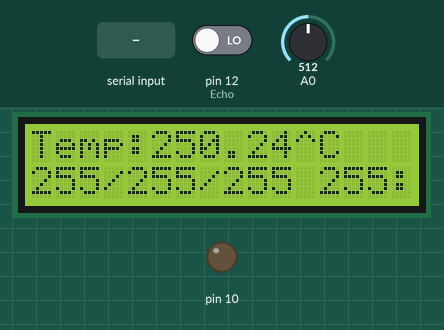
The sketch below on a simulated Arduino Uno, built with avr-gcc and run on an emulated ATmega328P. Parts: 16×2 character LCD, output pins drawn as LEDs (lit = HIGH). Inputs (shaded band) come from the test bench; at power-on: A0 = 512, pin 12 (Echo) LOW. EEPROM starts erased; pins used as bus, display or sensor lines are not drawn; what the sketch prints to the serial monitor is not drawn.

Above: at 1.3 s.
1.4 s: A0 set to 65
At 2.9 s:
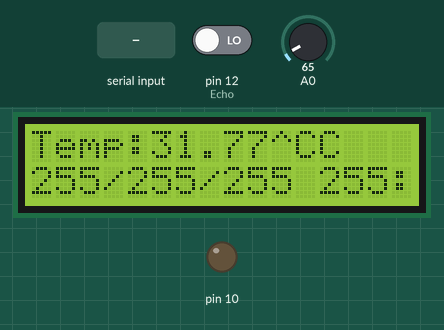
3.2 s: A0 set to 57
At 3.9 s:
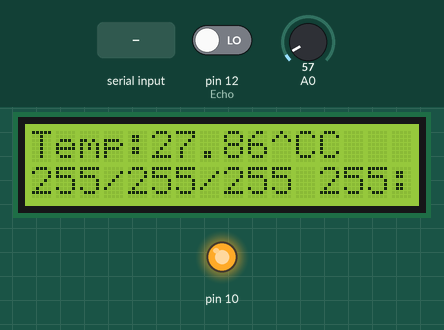
4.7 s: "D90\n" received over Serial
At 7.2 s:
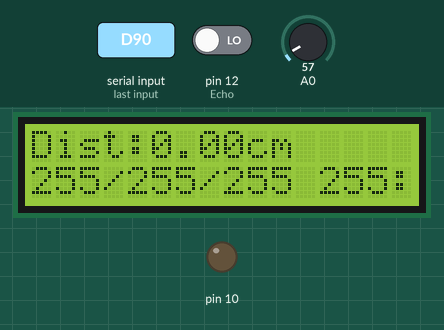
7.8 s: "T90\n" received over Serial
At 8.6 s:
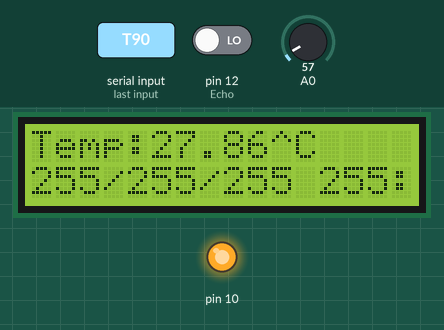
9.8 s: "D,45\n" received over Serial
At 11.1 s:
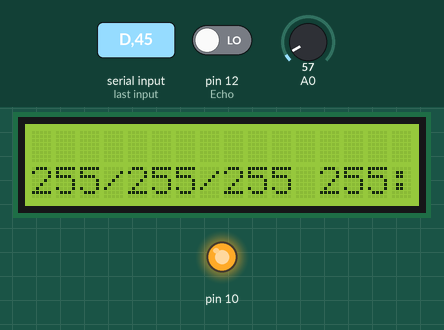
12.9 s: "T,45\n" received over Serial
At 14.7 s:
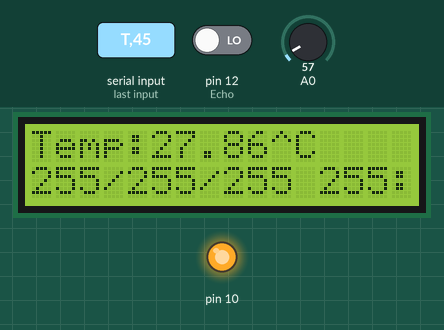
Timing chart, 0 to 16.2 s (numbered marks = the images above; inputs shaded):
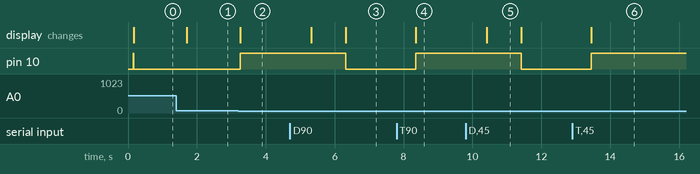

The sketch:

Test.ino
```cpp
/*************************实验一************
 * 作者：吴政，16014210
*******************************************/
#include <EEPROM.h>
#include <LiquidCrystal.h>
LiquidCrystal lcd(4,5,6,7,8,9);
int my_time[6];
char my_buffer[20];
int Trig=11;
int Echo=12;
int state=0;//状态参数，用于决定是测距模块工作还温度模块工作
float temp;//温度信号接收端口
float distance;//距离信号
//*********时间显示函数*******
void Time_print(){
  my_time[5]++;
  if(my_time[5]==60) {my_time[5]=0;my_time[4]++;}
  if(my_time[4]==60) {my_time[4]=0;my_time[3]++;}
  if(my_time[3]==24) {my_time[3]=0;my_time[2]++;}//设置时间
  //显示时间
  lcd.setCursor(0,2);//设置光标
  for(int i=0;i<2;i++){lcd.print(my_time[i]);lcd.print('/');}
  lcd.print(my_time[2]);lcd.print(' ');
  for(int i=3;i<5;i++){
    if(my_time[i]<10)
    lcd.print(0);
    lcd.print(my_time[i]);
    lcd.print(':');
    }
   if(my_time[5]<10) lcd.print(0);
   lcd.print(my_time[5]);

  for(int i=0;i<6;i++) EEPROM.write(i,my_time[i]);//存入eepram中
  }
  //******温度函数*******
  void Temp_print(){
    distance=20;
    temp=analogRead(A0)/1023.0*5000/10;//1摄氏度为1mV
    lcd.home();
    lcd.print("Temp:");
    lcd.print(temp);
    lcd.print("^C");
    Ring();//超温报警
   }
   //******蜂鸣器函数*****
   void Ring(){
    if(temp>30||distance>30||distance<5)digitalWrite(10,LOW);
    else digitalWrite(10,HIGH);
   }
   //******测距函数******
   void Distance_print(){
    temp=0;
    digitalWrite(Trig, LOW);
    delayMicroseconds(2);
    digitalWrite(Trig, HIGH);
    delayMicroseconds(10);
    // 检测脉冲宽度，并计算出距离
    distance = pulseIn(Echo, HIGH) / 58.00;
    lcd.home();
    lcd.print("Dist:");
    lcd.print(distance);
    lcd.print("cm");
    Ring();
    }
  //******输入时间转换函数********
  void Exchange(){
    for(int i=0,j=3;i<6;i++,j=j+3){
    my_time[i]=(int(my_buffer[j])-48)*10+int(my_buffer[j+1])-48;
    }
   }
  //**********初始化函数********
void setup(){
  Serial.begin(9600);
  Serial.print("    Set right time like ' $2016/05/08/09:25:10 '  " );
  Serial.println( "   You must strat with $" );
  Serial.println("    Input D to measure distance");
  Serial.println("    Input T to measure temperature");
  for(int i=0;i<6;i++) my_time[i]=EEPROM.read(i);//获得存储器中的时间
  lcd.begin(16,2);//设置显示方式
  lcd.clear();
  pinMode(A0,INPUT);//温度参数端口
  pinMode(10,OUTPUT);//蜂鸣器参数端
  digitalWrite(10,HIGH);
  pinMode(Trig,OUTPUT);
  pinMode(Echo,INPUT);
  }
  //**********循环函数********
  void loop(){
    int num=Serial.available();//输入的字节数
    Serial.readBytes(my_buffer,num);
    if(my_buffer[0]=='D'){state=1;lcd.clear();}//输入的字符为距离就显示距离
    if(my_buffer[0]=='T'){state=0;lcd.clear();}//输入的字符为温度就显示温度

    if(num==20&&my_buffer[0]=='$') Exchange();
    Time_print();

    if(state==0) Temp_print();//写两段的意义使得测得的数据0.5s更新一次
    if(state==1) Distance_print();
    delay(500);
    if(state==0) Temp_print();
    if(state==1) Distance_print();
    delay(500);

    }
```

Measured:
- the behaviour switches between 62 and 61 on A0 (found by bisection; images 1 and 2)
- after the input at 1.4 s, the display: changes after 0.31 s (image 1)
- after the input at 3.2 s, pin 10: LOW → HIGH after 0.06 s; the display: changes after 0.06 s (image 2)
- after the input at 4.7 s, pin 10: HIGH → LOW after 1.6 s; the display: first changes after 0.62 s (image 3 shows a later state)
- after the input at 7.8 s, pin 10: LOW → HIGH after 0.55 s; the display: changes after 0.55 s (image 4)
- after the input at 9.8 s, pin 10: HIGH → LOW after 1.6 s; the display: changes after 0.61 s (image 5)
- after the input at 12.9 s, pin 10: LOW → HIGH after 0.55 s; the display: changes after 0.55 s (image 6)
